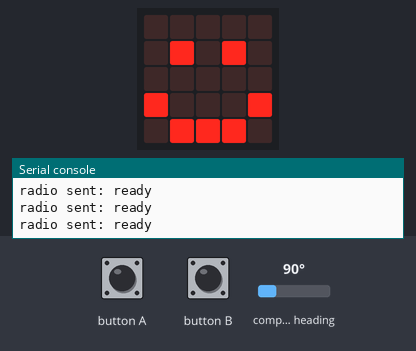
Simulated run of this program. Board: BBC micro:bit running MicroPython. Parts: the board's 5×5 LED display, the last lines printed to the serial console. Inputs (shaded band) come from the test bench; at power-on: compass heading 90°. No radio messages arrive unless stated (any console line starting 'radio sent:' is added by the test bench); the compass is already calibrated.

Above: at 1.3 s.
1.4 s: button A pressed for 0.15 s
At 1.8 s:
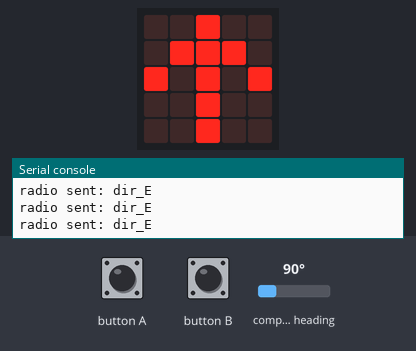
4.5 s: button B pressed for 0.15 s
At 5.5 s:
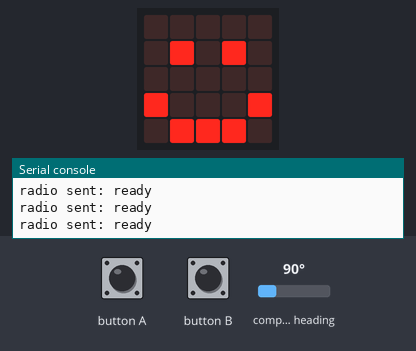
6.1 s: button A pressed for 1 s
At 6.6 s:
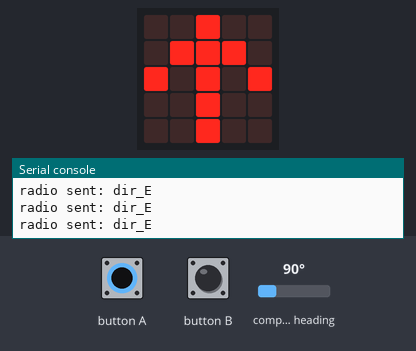
Timing chart, 0 to 9.1 s (numbered marks = the images above; inputs shaded):
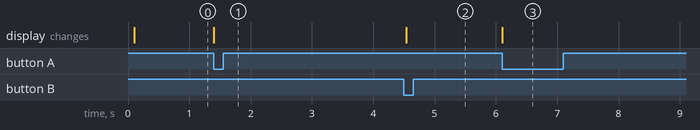

The program:

compass.py
```python
import radio
from microbit import display, Image, compass, button_a, button_b, sleep

def send_direction():
    """
    Send the direction which the probe is pointing to:
    direction_N, direction_NE, direction_E...
    """
    display.show(Image.ARROW_N)

    while True:
        sleep(100)
        if button_b.is_pressed():
            break # Back to the menu mode
        heading = compass.heading()
        if (heading > 337) or (heading <= 22):
            needle = "N"
        elif 22 < heading <= 67:
            needle = "NE"
        elif 67 < heading <= 112:
            needle = "E"
        elif 112 < heading <= 157:
            needle = "SE"
        elif 157 < heading <= 202:
            needle = "S"
        elif 202 < heading <= 247:
            needle = "SW"
        elif 257 < heading <= 292:
            needle = "W"
        elif 292 < heading <= 337:
            needle = "W"
        radio.send("dir_{}".format(needle))

def menu_mode():
    """
    Principal menu mode
    """
    while True:
        display.show(Image.HAPPY)
        radio.send("ready")

        if button_a.is_pressed():
            send_direction()

if __name__ == "__main__":
    radio.on()
    compass.calibrate()
    menu_mode()
```

Measured:
- after the input at 1.4 s, the display: changes at once (image 1)
- after the input at 4.5 s, the display: changes at once (image 2)
- after the input at 6.1 s, the display: changes at once (image 3)
